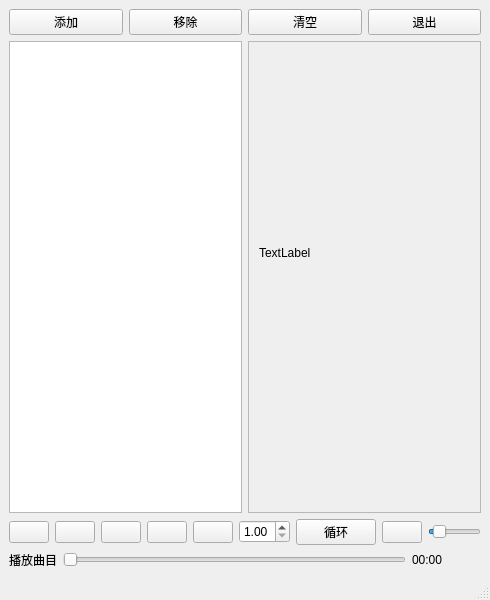
<?xml version="1.0" encoding="UTF-8"?>
<ui version="4.0">
 <class>MainWindow</class>
 <widget class="QMainWindow" name="MainWindow">
  <property name="geometry">
   <rect>
    <x>0</x>
    <y>0</y>
    <width>490</width>
    <height>600</height>
   </rect>
  </property>
  <property name="windowTitle">
   <string>MainWindow</string>
  </property>
  <widget class="QWidget" name="centralwidget">
   <layout class="QVBoxLayout" name="verticalLayout">
    <item>
     <layout class="QHBoxLayout" name="horizontalLayout_3">
      <item>
       <widget class="QPushButton" name="pushButton_addItem">
        <property name="text">
         <string>添加</string>
        </property>
       </widget>
      </item>
      <item>
       <widget class="QPushButton" name="pushButton_removeItem">
        <property name="text">
         <string>移除</string>
        </property>
       </widget>
      </item>
      <item>
       <widget class="QPushButton" name="pushButton_clearList">
        <property name="text">
         <string>清空</string>
        </property>
       </widget>
      </item>
      <item>
       <widget class="QPushButton" name="pushButton_quit">
        <property name="text">
         <string>退出</string>
        </property>
       </widget>
      </item>
     </layout>
    </item>
    <item>
     <layout class="QHBoxLayout" name="horizontalLayout_4" stretch="1,1">
      <item>
       <widget class="QListWidget" name="listWidget"/>
      </item>
      <item>
       <widget class="QScrollArea" name="scrollArea">
        <property name="widgetResizable">
         <bool>true</bool>
        </property>
        <widget class="QWidget" name="scrollAreaWidgetContents">
         <property name="geometry">
          <rect>
           <x>0</x>
           <y>0</y>
           <width>227</width>
           <height>419</height>
          </rect>
         </property>
         <widget class="QLabel" name="label_picture">
          <property name="geometry">
           <rect>
            <x>10</x>
            <y>0</y>
            <width>182</width>
            <height>421</height>
           </rect>
          </property>
          <property name="text">
           <string>TextLabel</string>
          </property>
         </widget>
        </widget>
       </widget>
      </item>
     </layout>
    </item>
    <item>
     <layout class="QHBoxLayout" name="horizontalLayout">
      <item>
       <widget class="QPushButton" name="pushButton_play">
        <property name="text">
         <string/>
        </property>
        <property name="icon">
         <iconset resource="resource.qrc">
          <normaloff>:/icons/play.ico</normaloff>:/icons/play.ico</iconset>
        </property>
       </widget>
      </item>
      <item>
       <widget class="QPushButton" name="pushButton_pause">
        <property name="text">
         <string/>
        </property>
        <property name="icon">
         <iconset resource="resource.qrc">
          <normaloff>:/icons/pause.ico</normaloff>:/icons/pause.ico</iconset>
        </property>
       </widget>
      </item>
      <item>
       <widget class="QPushButton" name="pushButton_stop">
        <property name="text">
         <string/>
        </property>
        <property name="icon">
         <iconset resource="resource.qrc">
          <normaloff>:/icons/stop.ico</normaloff>:/icons/stop.ico</iconset>
        </property>
       </widget>
      </item>
      <item>
       <widget class="QPushButton" name="pushButton_preItem">
        <property name="text">
         <string/>
        </property>
        <property name="icon">
         <iconset resource="resource.qrc">
          <normaloff>:/icons/prev.ico</normaloff>:/icons/prev.ico</iconset>
        </property>
       </widget>
      </item>
      <item>
       <widget class="QPushButton" name="pushButton_nextItem">
        <property name="text">
         <string/>
        </property>
        <property name="icon">
         <iconset resource="resource.qrc">
          <normaloff>:/icons/next.ico</normaloff>:/icons/next.ico</iconset>
        </property>
       </widget>
      </item>
      <item>
       <widget class="QDoubleSpinBox" name="doubleSpinBox">
        <property name="minimum">
         <double>1.000000000000000</double>
        </property>
        <property name="maximum">
         <double>6.000000000000000</double>
        </property>
        <property name="singleStep">
         <double>0.050000000000000</double>
        </property>
       </widget>
      </item>
      <item>
       <widget class="QPushButton" name="pushButton_recyclePlay">
        <property name="text">
         <string>循环</string>
        </property>
        <property name="icon">
         <iconset resource="resource.qrc">
          <normaloff>:/icons/next(1).ico</normaloff>:/icons/next(1).ico</iconset>
        </property>
        <property name="checkable">
         <bool>true</bool>
        </property>
        <property name="flat">
         <bool>false</bool>
        </property>
       </widget>
      </item>
      <item>
       <widget class="QPushButton" name="pushButton_mutex">
        <property name="text">
         <string/>
        </property>
        <property name="icon">
         <iconset resource="resource.qrc">
          <normaloff>:/icons/volumn.ico</normaloff>:/icons/volumn.ico</iconset>
        </property>
       </widget>
      </item>
      <item>
       <widget class="QSlider" name="horizontalSlider_volumn">
        <property name="value">
         <number>10</number>
        </property>
        <property name="orientation">
         <enum>Qt::Horizontal</enum>
        </property>
       </widget>
      </item>
     </layout>
    </item>
    <item>
     <layout class="QHBoxLayout" name="horizontalLayout_2" stretch="1,10,2">
      <item>
       <widget class="QLabel" name="label_playItem">
        <property name="text">
         <string>播放曲目</string>
        </property>
       </widget>
      </item>
      <item>
       <widget class="QSlider" name="horizontalSlider_playTimeLine">
        <property name="orientation">
         <enum>Qt::Horizontal</enum>
        </property>
       </widget>
      </item>
      <item>
       <widget class="QLabel" name="label_playProgress">
        <property name="text">
         <string>00:00</string>
        </property>
       </widget>
      </item>
     </layout>
    </item>
   </layout>
  </widget>
  <widget class="QMenuBar" name="menubar">
   <property name="geometry">
    <rect>
     <x>0</x>
     <y>0</y>
     <width>490</width>
     <height>25</height>
    </rect>
   </property>
  </widget>
  <widget class="QStatusBar" name="statusbar"/>
  <action name="action_addFile">
   <property name="text">
    <string>添加</string>
   </property>
   <property name="toolTip">
    <string>添加文件</string>
   </property>
   <property name="menuRole">
    <enum>QAction::NoRole</enum>
   </property>
  </action>
  <action name="action_removeFile">
   <property name="text">
    <string>移除</string>
   </property>
   <property name="toolTip">
    <string>移除文件</string>
   </property>
   <property name="menuRole">
    <enum>QAction::NoRole</enum>
   </property>
  </action>
  <action name="action_clearList">
   <property name="text">
    <string>清空</string>
   </property>
   <property name="toolTip">
    <string>清空播放列表</string>
   </property>
   <property name="menuRole">
    <enum>QAction::NoRole</enum>
   </property>
  </action>
  <action name="action_quit">
   <property name="text">
    <string>退出</string>
   </property>
   <property name="toolTip">
    <string>退出播放器</string>
   </property>
   <property name="menuRole">
    <enum>QAction::NoRole</enum>
   </property>
  </action>
 </widget>
 <resources>
  <include location="resource.qrc"/>
 </resources>
 <connections/>
</ui>
